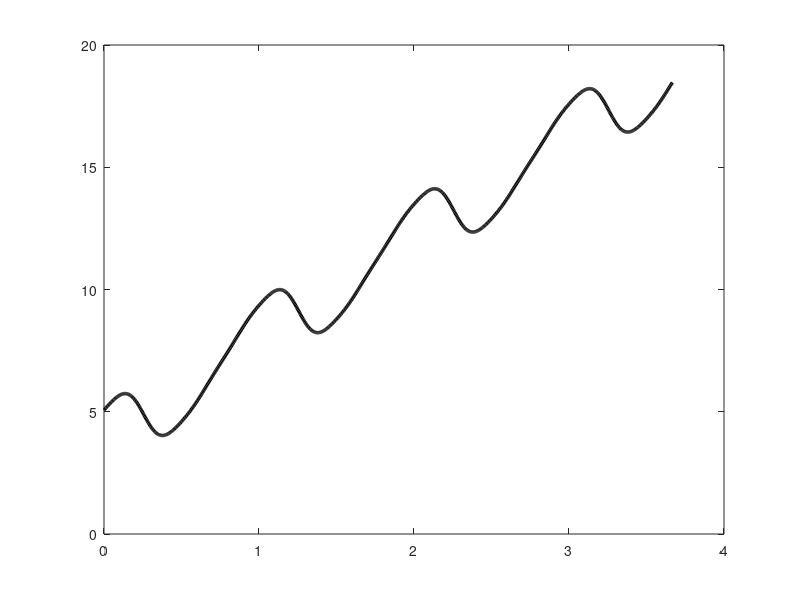

MATLAB code for this plot: (Note: this script raises an error after producing the figure.)
%% Parameters
% Time constants for homeostatic process S
Tr = 18.2; % hours (rising time constant during wake)
Td = 4.2;  % hours (declining time constant during sleep)

% Rate parameters for process U (estimated from paper)
Mw = 0.553; % rate during wake (1/h)
Ms = 0.0115; % rate during sleep (1/h)

% Circadian process C parameters
A = 4.77;   % amplitude
t0 = 6.15+7;  % phase (hours)
yk = [0.97, 0.22, 0.07, 0.03, 0.001]; % harmonic weights 

% Regression parameters

b = -24.5;  % intercept

%% Simulation Setup 
dt = 0.1; % time step in hours (6 minutes)
total_hours = 24*14; % simulate 14 days
wake_up=7; %7 wake up as specified in  paper
time = wake_up:dt:total_hours+wake_up; 

% Define conditions (matching the paper)
conditions = struct();
% Condition 1: Total Sleep Deprivation (0h TIB for 3 days)
conditions(1).name = '0h TIB';
conditions(1).TIB = 0;
conditions(1).n_restriction_days = 3;
conditions(1).color = 'k';

% Condition 2: 4h TIB for 14 days
conditions(2).name = '4h TIB';
conditions(2).TIB = 4;
conditions(2).n_restriction_days = 14;
conditions(2).color = [0.8, 0, 0]; 

% Condition 3: 6h TIB for 14 days
conditions(3).name = '6h TIB';
conditions(3).TIB = 6;
conditions(3).n_restriction_days = 14;
conditions(3).color = [0.95, 0.65, 0];

% Condition 4: 8h TIB condition
conditions(4).name = '8h TIB';
conditions(4).TIB = 8;
conditions(4).n_restriction_days = 14;
conditions(4).color = [0.1, 0.4, 0];

%% Loop through each condition

for cond_idx = 1:length(conditions)
    cond = conditions(cond_idx);

    % Initialize Variables
    wake_status = zeros(size(time));
    S = zeros(size(time)); % Homeostatic process
    U = zeros(size(time)); % Process U (slow modulating process)
    L = zeros(size(time)); % Lower asymptote for U
    C = zeros(size(time)); % Circadian process
    PVT_lapses = zeros(size(time)); % Predicted PVT lapses

    for i=1:length(time) % Define sleep/wake schedule for each time point
        hour_of_day = mod(time(i), 24);
        if cond.TIB == 0
            % Total sleep deprivation - always awake
            wake_status(i) = 1;
        else 
            if cond.TIB == 4
                sleep_start = 3; %3am
                sleep_end = wake_up;
            elseif cond.TIB==6
                sleep_start = 1; %1am
                sleep_end = wake_up;
            elseif cond.TIB==8
                sleep_start = 23; %11pm
                sleep_end = wake_up;
            end   

            % Determine if awake
            if sleep_start < sleep_end
                % Sleep doesn't cross midnight
                if hour_of_day >= sleep_end 
                    wake_status(i) = 1;
                elseif hour_of_day >= sleep_start && hour_of_day < sleep_end
                    wake_status(i) = 0;
                else
                    wake_status(i) = 1;
                end
            elseif sleep_start > sleep_end % Sleep crosses midnight (e.g., 23:00 to 07:00)
                if hour_of_day >= sleep_end && hour_of_day < sleep_start
                    wake_status(i) = 1;
                else
                    wake_status(i) = 0;
                end
            end
        end 
    end 

    %% Initial Conditions (assuming 8h sleep baseline)
    % After 8h sleep and 16h wake at baseline
    U(1) = 1 + 16 * Mw / (exp(8*Ms) - 1);
    S(1) = U(1) - (1 - exp(-8/Td)) / (1 - exp(-(16/Tr + 8/Td)));
    L(1) = U(1) - 1;

    %% Circadian Process C
    for i = 1:length(time)
        t = time(i);
        C(i) = A * sum(yk .* sin(2*pi*(1:5)*(t - t0)/24));
    end

    %% Simulate Homeostatic Process S and Process U
    for i = 2:length(time)
        if wake_status(i) == 1 % During wake
            % Update U (slow modulating process)
            U(i) = U(i-1) + Mw * dt;
            % Update S (homeostatic process)
            S(i) = U(i) + (S(i-1) - U(i-1)) * exp(-dt/Tr);
            % Update L (lower asymptote)
            L(i) = U(i) - 1;
        else % During sleep
            % Update U (slow modulating process)
            U(i) = U(i-1) + (1 - U(i-1)) * (1 - exp(-Ms*dt));
            % Update L (lower asymptote)
            L(i) = U(i) - 1;
            % Update S (homeostatic process)
            S(i) = L(i) + (S(i-1) - L(i-1)) * exp(-dt/Td);
        end
    end 

    %% Predict PVT Performance
    for i = 1:length(time)
        % Combined effect: S - C
        combined = S(i) - C(i);
        a = (4.49 - b) / (S(71) - C(71)); % t(71) is when first awake i.e at 7am
        % Linear regression to predict lapses
        PVT_lapses(i) = a * combined + b;
        % Ensure non-negative lapses
        PVT_lapses(i) = max(0, PVT_lapses(i));
    end
    
    % Plot only the 0h TIB condition for 88h
    if cond.TIB == 0
        % Find index up to 4 days (4*24 hours) from start time
        end_time = wake_up + 88; 
        idx_end = find(time <= end_time, 1, 'last');
        plot((time(1:idx_end)-wake_up)/24, PVT_lapses(1:idx_end), 'Color', cond.color, 'LineWidth', 2.5, 'DisplayName', cond.name);
    else
         plot((time-wake_up)/24, PVT_lapses,'color', cond.color, 'LineWidth', 2.5, 'DisplayName', cond.name);
    end
    hold on

    % Plot experimental data 
M = load('vandongenbu.mat');

% Determine fields and plot each as points overlaid on the PVT curves
flds = fieldnames(M);
 data = M.(flds{cond_idx});
t = data(:,1);
 val = data(:,2);   


            t_plot = t / 24;
            timeUnits = "hours";
        

   markers = {'d', 'o', 's', '^'}; % diamond, circle, square, triangle
marker = markers{cond_idx};
    % Plot points and attach in DisplayName which format was used for clarity
    scatter(t_plot, val, 60, 'Marker',marker, 'MarkerEdgeColor', cond.color, 'MarkerFaceColor', cond.color,'MarkerFaceAlpha',0.1)
   
end

hold off; 
xlabel('Time (days)','FontSize',30)
xticks(0:1:14)
ylabel({'Performance','(PVT lapses)'}, 'FontSize', 30, 'Units', 'normalized', 'Position', [-0.08, 0.5, 0]);
legend('0h TIB','','4h TIB','','6h TIB', '','8h TIB' , '', 'Location', 'best', 'FontSize', 24);
grid on;
xlim([0 14]);
ylim([0 30]);
set(gca, 'FontSize', 30); 
annotation('arrow', [0.05, 0.05], [0.8, 0.87]); 
annotation('arrow', [0.05, 0.05], [0.27, 0.2]); 
text(-1.5, 23, 'Worse', 'FontSize', 25, 'VerticalAlignment', 'bottom', 'HorizontalAlignment', 'center', 'Color', 'k', 'FontWeight', 'bold', 'Rotation', 0)
text(-1.5, 7, 'Better', 'FontSize', 25, 'VerticalAlignment', 'top', 'HorizontalAlignment', 'center', 'Color', 'k', 'FontWeight', 'bold', 'Rotation', 0)
